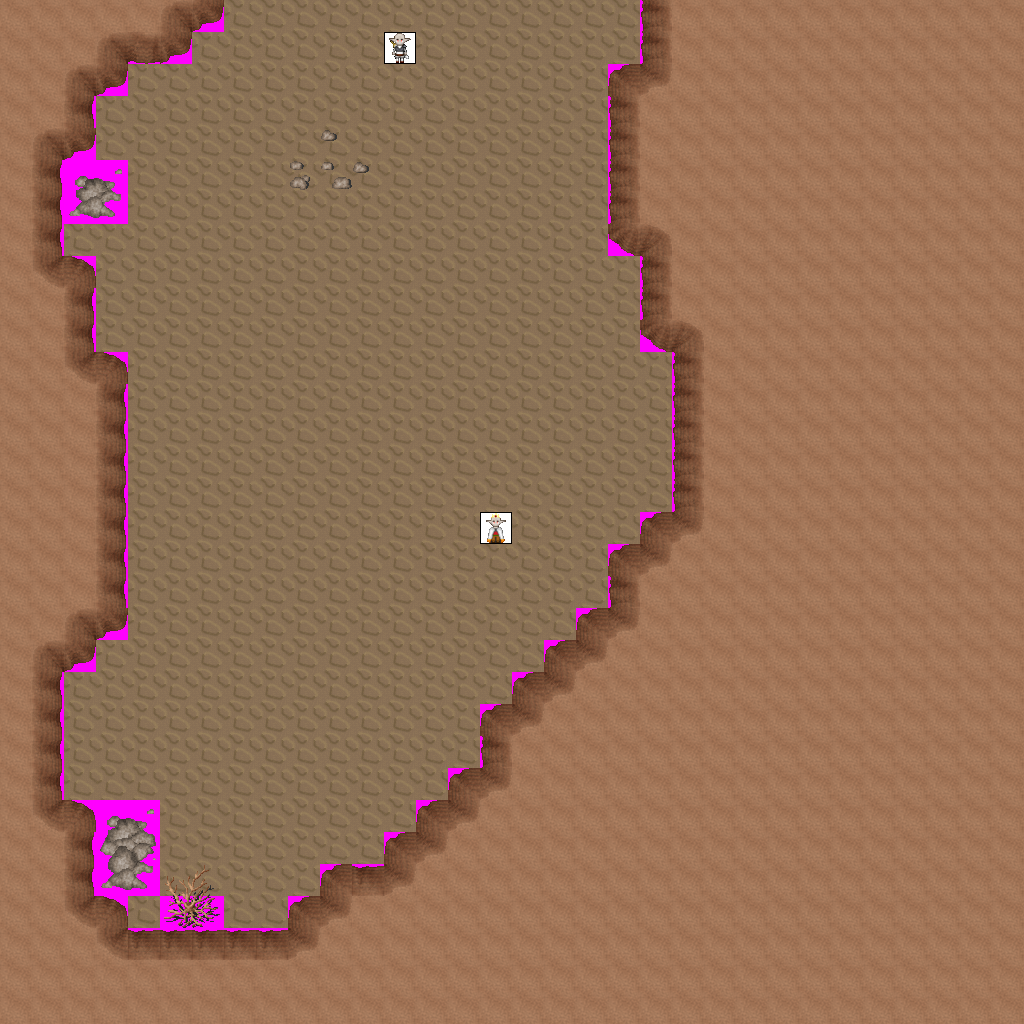

Rendered tile map (Tiled .tmx) drawn with the repository's tilesets; below, a short description and the map source with its tile grids summarised:
An orthogonal 32x32 tile map with 32x32 px tiles, 7 tile layers (Ground, Objects, Above, Walkable, ...), 7 tilesets and 2 objects (newmap, from_south_0).

<map version="1.0" orientation="orthogonal" width="32" height="32" tilewidth="32" tileheight="32">
 <tileset firstgid="1" name="ground_brown" tilewidth="32" tileheight="32">
  <image source="../drawable/ground_brown.png" width="160" height="32" />
 </tileset>
 <tileset firstgid="6" name="ground_rock_pebbles" tilewidth="32" tileheight="32">
  <image source="../drawable/ground_rock_pebbles.png" width="32" height="96" />
 </tileset>
 <tileset firstgid="9" name="ground_rock_rubble" tilewidth="32" tileheight="32">
  <image source="../drawable/ground_rock_rubble.png" width="96" height="96" />
 </tileset>
 <tileset firstgid="18" name="plant_bush_various_small" tilewidth="32" tileheight="32">
  <image source="../drawable/plant_bush_various_small.png" width="96" height="96" />
 </tileset>
 <tileset firstgid="27" name="logic_creature_albino_elf" tilewidth="32" tileheight="32">
  <image source="../drawable/logic_creature_albino_elf.png" width="160" height="32" />
 </tileset>
 <tileset firstgid="32" name="building_wall_int_sandstone" tilewidth="32" tileheight="32">
  <image source="../drawable/building_wall_int_sandstone.png" width="96" height="160" />
 </tileset>
 <tileset firstgid="47" name="walkable_sentinel" tilewidth="32" tileheight="32">
  <image source="../drawable/walkable_sentinel.png" width="32" height="32" />
 </tileset>
 <layer name="Ground" width="32" height="32">
  <data>[1024 cells, 1024 non-empty, 1 distinct tile ids]</data>
 </layer>
 <layer name="Objects" width="32" height="32">
  <data>[1024 cells, 0 non-empty, 0 distinct tile ids]</data>
 </layer>
 <layer name="Above" width="32" height="32">
  <data>[1024 cells, 2 non-empty, 2 distinct tile ids]</data>
 </layer>
 <layer name="Walkable" width="32" height="32">
  <data>[1024 cells, 618 non-empty, 1 distinct tile ids]</data>
 </layer>
 <layer name="Objects_stendhal" width="32" height="32">
  <data>[1024 cells, 622 non-empty, 24 distinct tile ids]</data>
 </layer>
 <layer name="Above_stendhal" width="32" height="32">
  <data>[1024 cells, 0 non-empty, 0 distinct tile ids]</data>
 </layer>
 <layer name="Objects_stendhal2" width="32" height="32">
  <data>[1024 cells, 2 non-empty, 2 distinct tile ids]</data>
 </layer>
 <objectgroup name="Mapevents" width="32" height="32">
  <object name="exit_north_0" type="newmap" x="224" y="0" width="416" height="32">
   <properties>
    <property name="map" value="level_1_fado_great_cave_x0_y0" />
    <property name="place" value="from_north_0" />
   </properties>
  </object>
 </objectgroup>
 <objectgroup name="Spawn" width="32" height="32">
  <object name="from_south_0" x="416" y="0" width="32" height="32" />
 </objectgroup>
 <objectgroup name="Keys" width="32" height="32" />
 <objectgroup name="Replace" width="32" height="32" />
</map>
